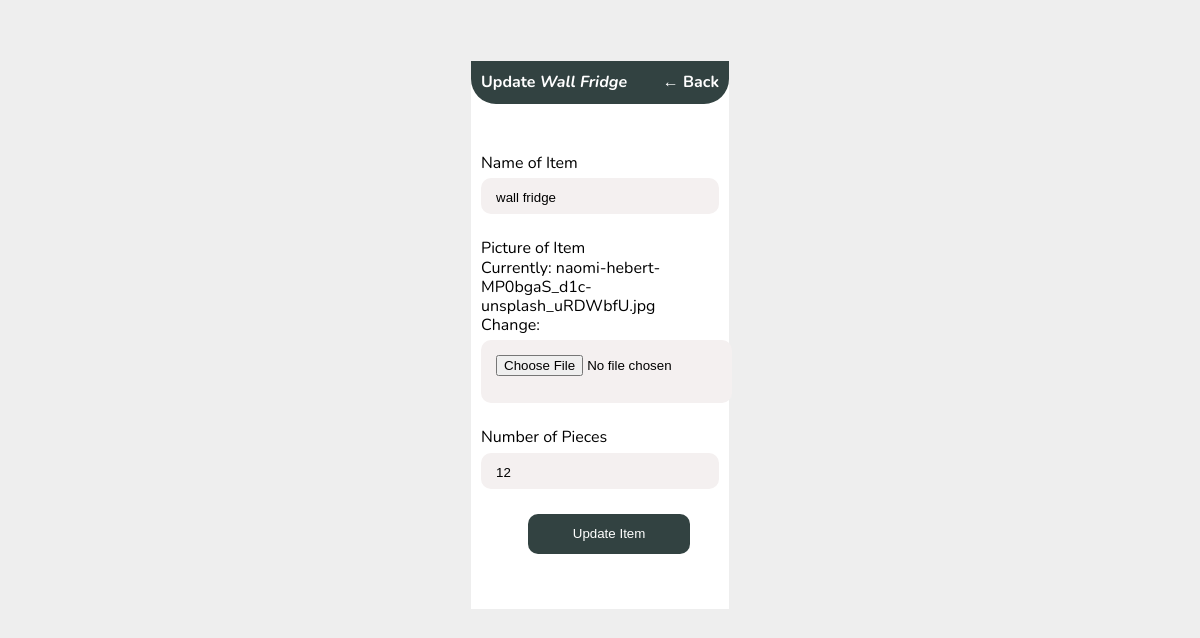
The app's page /update-item/11/ with its own data.
### base/models.py (models this page shows, shortened)
class Item(models.Model):
    name = models.CharField(max_length = 50)
    home_name = models.ForeignKey(Home, on_delete=models.CASCADE, null=True)
    quantity = models.IntegerField(default = 0)
    item_img = models.ImageField(null = True)
    created = models.DateTimeField(auto_now_add=True)
    updated = models.DateTimeField(auto_now = True)
    class Meta:
        ordering = ['-updated','-created']

### base/views.py (the view, shortened to what this page needs)
# urls.py: path('update-item/<str:pk>/', views.updtateItem, name = 'update'),
def updtateItem(request, pk):
    item = Item.objects.get(id = pk)
    form = itemForm(instance= item)
    context = {'form':form, 'item':item}
    return render(request, 'base/add-item.html', context)

### base/forms.py
class itemForm(ModelForm):
    class Meta:
        model = Item
        fields = ['name', 'item_img','quantity']

### base/templates/base/add-item.html (shortened to what this page needs)
{% extends 'main.html' %}
{% block content %}
<head>
    {% load static %}
    <link rel="stylesheet" href="{% static 'styles/item.css' %}">
    <link rel="stylesheet" href="{% static 'styles/login.css' %}">
</head>
    <div class="container">
        <div class="top-header clearfix">
            {% if not item %}
            <p style="display: inline; text-transform: capitalize;">Add Item</p>
            {% else %}
            <p style="display: inline; text-transform: capitalize;">Update <i>{{item.name}}</i></p>
            {% endif %}
            <p style="float: right;"> <a style="color: #fff;" href="{{request.META.HTTP_REFERER}}">&#8592; Back</a></p>
        </div>
        <form action="" method="POST" enctype="multipart/form-data">
            <div class="form-container">
                <div class="inner-cont">
                    <div>
                        <label for="">Name of Item</label>
                    </div>
                    <div>
                        {{form.name}}
                    </div>
                </div>
                <div class="inner-cont">
                    <div>
                        <label for="">Picture of Item</label>
                    </div>
                    <div>
                        {{form.item_img}}
                    </div>
                </div>
                <div class="inner-cont">
                    <div>
                        <label for="">Number of Pieces</label>
                    </div>
                    <div>
                        {{form.quantity}}
                    </div>
                </div>
            </div>
            <div>
                {% if not item %}
                <input id="buttons" type="submit" value="Add Item">
                {% else %}
                <input id="buttons" type="submit" value="Update Item">
                {% endif %}
            </div>
        </form>
    </div>
{% endblock content %}

### static/styles/styles.css (style rules this page uses)
* { margin: 0px; line-height: 1.2em; }
* a { text-decoration: none; color: #000; }
body { font-family: 'Nunito', sans-serif; padding-top: 60px; background-color: #eee; }
.container { background-color:#fff; border: 1px solid #eee; width: 260px; margin: auto; min-height: 550px; box-sizing: border-box; }
.top-header { margin-top: 0px; padding:12px 10px; color: #fff; font-weight: bold; border-bottom-right-radius: 25px; border-bottom-left-radius: 25px; background-color: rgba(50, 66, 65, 1); }

### static/styles/item.css (style rules this page uses)
.inner-cont { margin: 10px 0px 15px 10px; }
.form-container { margin-top: 50px; }
#buttons { margin-left: 22%; padding: 12px 45px; border-style: none; background-color: rgba(50, 66, 65, 1); color: #fff; border-radius: 10px; }

### static/styles/login.css (style rules this page uses)
input[type = text], input[type = password], input[type = number], input[type = file] { padding:12px 0px 8px 15px; border-radius: 10px; background-color: rgba(244, 240, 240, 1); border-style: none; width: 90%; margin: 5px 0px 10px; }
input[type = file] { min-height: 40px; width: 95%; padding-top: 15px; }

### records on screen
Item: name "Wall Fridge", name "wall fridge", quantity "12"
